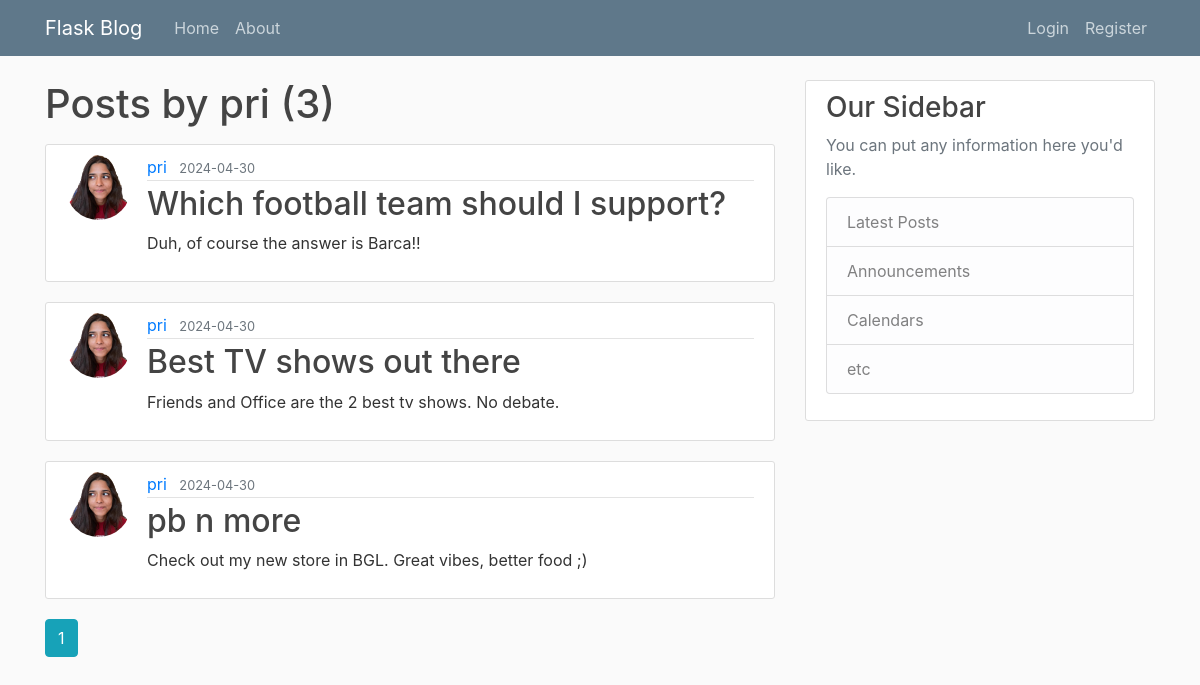
/user/pri, run on the app's committed database.
### blogApp/models.py (models this page shows, shortened)
class User(db.Model, UserMixin):
    id = db.Column(db.Integer, primary_key = True)
    username = db.Column(db.String(20), unique = True, nullable = False)
    email = db.Column(db.String(120), unique = True, nullable = False)
    imageFile = db.Column(db.String(20), nullable = False, default='default.jpg')
    password = db.Column(db.String(60), nullable = False)
    posts = db.relationship('Post', backref='author', lazy = True)

class Post(db.Model):
    id = db.Column(db.Integer, primary_key = True)
    title = db.Column(db.String(100), nullable = False)
    date_posted = db.Column(db.DateTime, nullable = False, default=datetime.now)
    content = db.Column(db.Text, nullable = False)
    user_id = db.Column(db.Integer, db.ForeignKey('user.id'), nullable = False)

### blogApp/routes.py (the view)
@app.route("/user/<string:username>")
def userPosts(username):
    page = request.args.get('page', 1, type=int)
    user = User.query.filter_by(username = username).first_or_404()
    posts = Post.query.filter_by(author = user)\
        .order_by(Post.date_posted.desc())\
        .paginate(per_page = 3, page = page)
    return render_template('userPosts.html', posts = posts, user = user)

### blogApp/templates/userPosts.html
{% extends 'layout.html' %}
{% block content %}
    <h1 class="mb-3">Posts by {{ user.username }} ({{ posts.total }})</h1>
    {% for post in posts.items %}
    <article class="media content-section">
      <img src="{{url_for('static', filename = 'profile_pics/' + post.author.imageFile)}}" class="rounded-circle article-img">
        <div class="media-body">
          <div class="article-metadata">
            <a class="mr-2" href="{{ url_for('userPosts', username=post.author.username)}}">{{ post.author.username }}</a>
            <small class="text-muted">{{ post.date_posted.strftime('%Y-%m-%d') }}</small>
          </div>
          <h2><a class="article-title" href="{{ url_for('post', postID = post.id) }}">{{ post.title }}</a></h2>
          <p class="article-content">{{ post.content }}</p>
        </div>
    </article>
    {% endfor %}
    {% for page_num in posts.iter_pages(left_edge=1, right_edge=1, left_current=1, right_current=2)%}
      {% if page_num %}
        {% if posts.page == page_num %}
          <a class="btn btn-info mb4" href="{{ url_for('userPosts', page = page_num, username = user.username)}}"> {{ page_num }}</a>
        {% else %}
          <a class="btn btn-outline-info mb4" href="{{ url_for('userPosts', page = page_num, username = user.username)}}"> {{ page_num }}</a>
        {% endif %}
      {% else %}
        ...
      {% endif %}
    {% endfor %}
{% endblock content%}

### blogApp/static/main.css (style rules this page uses)
body { background: #fafafa; color: #333333; margin-top: 5rem; }
h1, h2, h3, h4, h5, h6 { color: #444444; }
.content-section { background: #ffffff; padding: 10px 20px; border: 1px solid #dddddd; border-radius: 3px; margin-bottom: 20px; }
.article-title { color: #444444; }
.article-content { white-space: pre-line; }
.article-img { height: 65px; width: 65px; margin-right: 16px; }
.article-metadata { padding-bottom: 1px; margin-bottom: 4px; border-bottom: 1px solid #e3e3e3 }

### data on the page
User: username "pri"
Post: imageFile (picture), author.username "pri", date_posted "2024-04-30", title "Which football team should I support?", content "Duh, of course the answer is Barca!!"
Post: imageFile (picture), author.username "pri", date_posted "2024-04-30", title "Best TV shows out there", content "Friends and Office are the 2 best tv shows. No debate."
Post: imageFile (picture), author.username "pri", date_posted "2024-04-30", title "pb n more", content "Check out my new store in BGL. Great vibes, better food ;)"

### other printed values
{{ posts.total }} "3"
{{ page_num }} "1"
